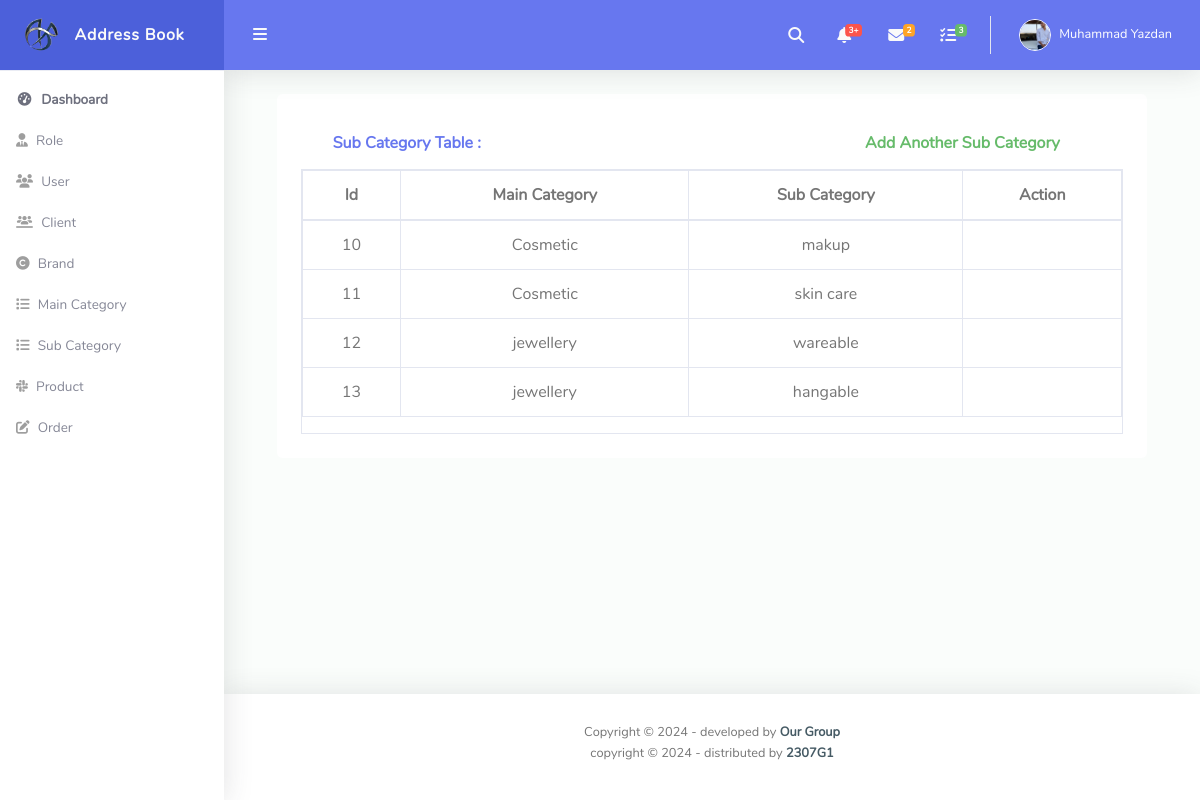
The app's page /admin/sub_category_show.php with its own data.
### tables this page shows
CREATE TABLE `sub_cateory` (
  `id` int(11) NOT NULL,
  `main_category_id_FK` int(11) NOT NULL,
  `sub_category_name` varchar(255) NOT NULL
);

CREATE TABLE `main_category` (
  `id` int(11) NOT NULL,
  `main_category_name` varchar(255) NOT NULL
);

### admin/sub_category_show.php (the view, shortened to what this page needs)
<?php
include("./header.php");
$sql = "select sub_cateory .* ,  main_category.main_category_name from sub_cateory inner join main_category on main_category.id = sub_cateory.main_category_id_FK";
$result = mysqli_query($con, $sql);
?>
<div id="content-wrapper" class="d-flex flex-column">
    <div id="content">
        <nav class="navbar navbar-expand navbar-light bg-navbar topbar mb-4 static-top">
            <button id="sidebarToggleTop" class="btn btn-link rounded-circle mr-3">
                <i class="fa fa-bars"></i>
            </button>
            <ul class="navbar-nav ml-auto">
                <li class="nav-item dropdown no-arrow">
                    <a class="nav-link dropdown-toggle" href="#" id="searchDropdown" role="button" data-toggle="dropdown" aria-haspopup="true" aria-expanded="false">
                        <i class="fas fa-search fa-fw"></i>
                    </a>
                </li>
                <li class="nav-item dropdown no-arrow mx-1">
                    <a class="nav-link dropdown-toggle" href="#" id="alertsDropdown" role="button" data-toggle="dropdown" aria-haspopup="true" aria-expanded="false">
                        <i class="fas fa-bell fa-fw"></i>
                        <span class="badge badge-danger badge-counter">3+</span>
                    </a>
                </li>
                <li class="nav-item dropdown no-arrow mx-1">
                    <a class="nav-link dropdown-toggle" href="#" id="messagesDropdown" role="button" data-toggle="dropdown" aria-haspopup="true" aria-expanded="false">
                        <i class="fas fa-envelope fa-fw"></i>
                        <span class="badge badge-warning badge-counter">2</span>
                    </a>
                </li>
                <li class="nav-item dropdown no-arrow mx-1">
                    <a class="nav-link dropdown-toggle" href="#" id="messagesDropdown" role="button" data-toggle="dropdown" aria-haspopup="true" aria-expanded="false">
                        <i class="fas fa-tasks fa-fw"></i>
                        <span class="badge badge-success badge-counter">3</span>
                    </a>
                </li>
                <li class="nav-item dropdown no-arrow">
                    <a class="nav-link dropdown-toggle" href="#" id="userDropdown" role="button" data-toggle="dropdown" aria-haspopup="true" aria-expanded="false">
                        <img class="img-profile rounded-circle" src="../me.png" style="max-width: 60px">
                        <span class="ml-2 d-none d-lg-inline text-white small">Muhammad Yazdan</span>
                    </a>
                </li>
            </ul>
        </nav>
        <div class="col-lg-11 mx-auto">
            <div class="bg-light rounded h-100 p-4">
                <div class="container">
                    <div class="row">
                        <div class="col-lg-8 card-header py-3 d-flex flex-row align-items-center justify-content-between">
                            <h6 class="m-0 font-weight-bold text-primary">Sub Category Table :</h6>
                        </div>
                        <div class="col-lg-4 card-header py-3 d-flex flex-row align-items-center justify-content-between">
                            <a href="./sub_category_add.php">
                                <h6 class="m-0 font-weight-bold text-success">Add Another Sub Category</h6>
                            </a>
                        </div>
                    </div>
                </div>
                <div class="table-responsive table-bordered text-center text-dark e1">
                    <table class="table">
                        <thead>
                            <tr>
                                <th scope="col">Id</th>
                                <th scope="col">Main Category</th>
                                <th scope="col">Sub Category</th>
                                <th scope="col">Action</th>
                            </tr>
                        </thead>
                        <tbody>
                            <tr>
                                <?php
                                while ($rows = mysqli_fetch_assoc($result)) {
                                ?>
                                    <td><?php echo $rows['id'] ?></td>
                                    <td><?php echo $rows['main_category_name'] ?></td>
                                    <td><?php echo $rows['sub_category_name'] ?></td>
                                    <td><a href="sub_category_update.php?id=<?php echo $rows['id'] ?>">
                                                </td>
                            </tr>
                        <?php  } ?>
                        </tbody>
                    </table>
                </div>
            </div>
        </div>
    </div>
    <?php
    include("./footer.php");
    ?>

### records on screen
sub_cateory: id "10", main_category_id_FK.main_category_name "Cosmetic", sub_category_name "makup"
sub_cateory: id "11", main_category_id_FK.main_category_name "Cosmetic", sub_category_name "skin care"
sub_cateory: id "12", main_category_id_FK.main_category_name "jewellery", sub_category_name "wareable"
sub_cateory: id "13", main_category_id_FK.main_category_name "jewellery", sub_category_name "hangable"
